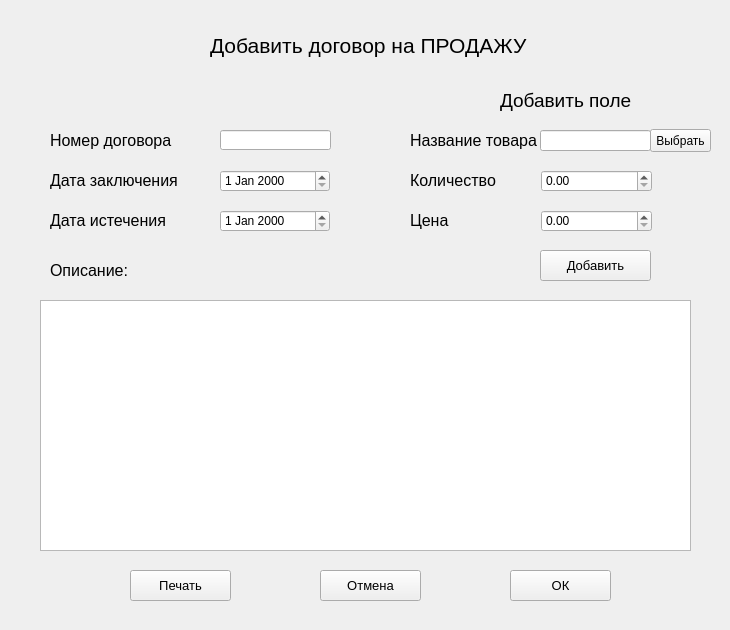
<?xml version="1.0" encoding="UTF-8"?>
<ui version="4.0">
 <class>add_sal</class>
 <widget class="QWidget" name="add_sal">
  <property name="geometry">
   <rect>
    <x>0</x>
    <y>0</y>
    <width>730</width>
    <height>630</height>
   </rect>
  </property>
  <property name="windowTitle">
   <string>Договор на продажу</string>
  </property>
  <widget class="QPushButton" name="pushButton_Dec">
   <property name="geometry">
    <rect>
     <x>320</x>
     <y>570</y>
     <width>101</width>
     <height>31</height>
    </rect>
   </property>
   <property name="font">
    <font>
     <pointsize>10</pointsize>
    </font>
   </property>
   <property name="text">
    <string>Отмена</string>
   </property>
  </widget>
  <widget class="QLabel" name="label_6">
   <property name="geometry">
    <rect>
     <x>500</x>
     <y>90</y>
     <width>141</width>
     <height>21</height>
    </rect>
   </property>
   <property name="font">
    <font>
     <pointsize>14</pointsize>
    </font>
   </property>
   <property name="text">
    <string>Добавить поле</string>
   </property>
  </widget>
  <widget class="QLabel" name="label_4">
   <property name="geometry">
    <rect>
     <x>210</x>
     <y>30</y>
     <width>321</width>
     <height>31</height>
    </rect>
   </property>
   <property name="font">
    <font>
     <pointsize>16</pointsize>
    </font>
   </property>
   <property name="text">
    <string>Добавить договор на ПРОДАЖУ</string>
   </property>
  </widget>
  <widget class="QPushButton" name="pushButton_Add">
   <property name="geometry">
    <rect>
     <x>540</x>
     <y>250</y>
     <width>111</width>
     <height>31</height>
    </rect>
   </property>
   <property name="font">
    <font>
     <pointsize>10</pointsize>
    </font>
   </property>
   <property name="text">
    <string>Добавить</string>
   </property>
  </widget>
  <widget class="QLabel" name="label_9">
   <property name="geometry">
    <rect>
     <x>410</x>
     <y>210</y>
     <width>121</width>
     <height>21</height>
    </rect>
   </property>
   <property name="font">
    <font>
     <pointsize>12</pointsize>
    </font>
   </property>
   <property name="text">
    <string>Цена</string>
   </property>
  </widget>
  <widget class="QDateEdit" name="dateEdit_2">
   <property name="geometry">
    <rect>
     <x>220</x>
     <y>210</y>
     <width>110</width>
     <height>22</height>
    </rect>
   </property>
  </widget>
  <widget class="QTextEdit" name="textEdit">
   <property name="geometry">
    <rect>
     <x>40</x>
     <y>300</y>
     <width>651</width>
     <height>251</height>
    </rect>
   </property>
   <property name="font">
    <font>
     <pointsize>10</pointsize>
    </font>
   </property>
  </widget>
  <widget class="QLabel" name="label_7">
   <property name="geometry">
    <rect>
     <x>410</x>
     <y>130</y>
     <width>131</width>
     <height>21</height>
    </rect>
   </property>
   <property name="font">
    <font>
     <pointsize>12</pointsize>
    </font>
   </property>
   <property name="text">
    <string>Название товара</string>
   </property>
  </widget>
  <widget class="QDoubleSpinBox" name="doubleSpinBox_2">
   <property name="geometry">
    <rect>
     <x>541</x>
     <y>210</y>
     <width>111</width>
     <height>22</height>
    </rect>
   </property>
   <property name="maximum">
    <double>999999.989999999990687</double>
   </property>
  </widget>
  <widget class="QLabel" name="label_3">
   <property name="geometry">
    <rect>
     <x>50</x>
     <y>130</y>
     <width>141</width>
     <height>21</height>
    </rect>
   </property>
   <property name="font">
    <font>
     <pointsize>12</pointsize>
    </font>
   </property>
   <property name="text">
    <string>Номер договора</string>
   </property>
  </widget>
  <widget class="QPushButton" name="pushButton_Ok">
   <property name="geometry">
    <rect>
     <x>510</x>
     <y>570</y>
     <width>101</width>
     <height>31</height>
    </rect>
   </property>
   <property name="font">
    <font>
     <pointsize>10</pointsize>
    </font>
   </property>
   <property name="text">
    <string>ОК</string>
   </property>
  </widget>
  <widget class="QLabel" name="label_2">
   <property name="geometry">
    <rect>
     <x>50</x>
     <y>210</y>
     <width>141</width>
     <height>21</height>
    </rect>
   </property>
   <property name="font">
    <font>
     <pointsize>12</pointsize>
    </font>
   </property>
   <property name="text">
    <string>Дата истечения</string>
   </property>
  </widget>
  <widget class="QLabel" name="label">
   <property name="geometry">
    <rect>
     <x>50</x>
     <y>170</y>
     <width>141</width>
     <height>21</height>
    </rect>
   </property>
   <property name="font">
    <font>
     <pointsize>12</pointsize>
    </font>
   </property>
   <property name="text">
    <string>Дата заключения</string>
   </property>
  </widget>
  <widget class="QLineEdit" name="lineEdit">
   <property name="geometry">
    <rect>
     <x>220</x>
     <y>130</y>
     <width>111</width>
     <height>20</height>
    </rect>
   </property>
  </widget>
  <widget class="QPushButton" name="pushButton_Print">
   <property name="geometry">
    <rect>
     <x>130</x>
     <y>570</y>
     <width>101</width>
     <height>31</height>
    </rect>
   </property>
   <property name="font">
    <font>
     <pointsize>10</pointsize>
    </font>
   </property>
   <property name="text">
    <string>Печать</string>
   </property>
  </widget>
  <widget class="QDoubleSpinBox" name="doubleSpinBox">
   <property name="geometry">
    <rect>
     <x>541</x>
     <y>170</y>
     <width>111</width>
     <height>22</height>
    </rect>
   </property>
   <property name="maximum">
    <double>999999.989999999990687</double>
   </property>
  </widget>
  <widget class="QLabel" name="label_5">
   <property name="geometry">
    <rect>
     <x>50</x>
     <y>260</y>
     <width>141</width>
     <height>21</height>
    </rect>
   </property>
   <property name="font">
    <font>
     <pointsize>12</pointsize>
    </font>
   </property>
   <property name="text">
    <string>Описание:</string>
   </property>
  </widget>
  <widget class="QPushButton" name="pushButton_2">
   <property name="geometry">
    <rect>
     <x>650</x>
     <y>129</y>
     <width>61</width>
     <height>23</height>
    </rect>
   </property>
   <property name="text">
    <string>Выбрать</string>
   </property>
  </widget>
  <widget class="QLineEdit" name="lineEdit_2">
   <property name="geometry">
    <rect>
     <x>540</x>
     <y>130</y>
     <width>111</width>
     <height>21</height>
    </rect>
   </property>
  </widget>
  <widget class="QDateEdit" name="dateEdit">
   <property name="geometry">
    <rect>
     <x>220</x>
     <y>170</y>
     <width>110</width>
     <height>22</height>
    </rect>
   </property>
  </widget>
  <widget class="QLabel" name="label_8">
   <property name="geometry">
    <rect>
     <x>410</x>
     <y>170</y>
     <width>121</width>
     <height>21</height>
    </rect>
   </property>
   <property name="font">
    <font>
     <pointsize>12</pointsize>
    </font>
   </property>
   <property name="text">
    <string>Количество</string>
   </property>
  </widget>
 </widget>
 <resources/>
 <connections/>
</ui>
